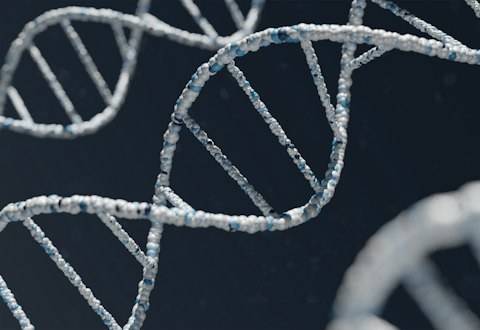
#> input picture images/dna-1.jpg, 480 x 330 px, given in place of 109.webp, which was not available
$ python cover.py
#> lines starting #> are read from the running program, lines starting #| are printed output that depends on the picture
# Behance cover: a Studio-Display-style monitor (thick black bezel, aluminium stand, soft shadow,
# as in the reference) on a motion-blurred photo, its screen showing the
# Foxlytics Projects dashboard cropped so both charts fill it. Drawn at 4x and reduced for clean edges.
import sys, numpy as np
from PIL import Image, ImageDraw, ImageFilter
I = '/tmp/claude-0/-home-user-claude-Ai-website-1/fd49522e-f0ff-52ed-b6c7-08cca43cc4fd/images/'
W, H = 1616, 1264; SS = 2                      # output size; supersampling for the shapes
w, h = W * SS, H * SS

def streak(img, angle=-24, length=0.07):
    """the reference's look: a long diagonal motion blur, as if the camera swept past"""
    big = img.rotate(-angle, Image.BICUBIC, expand=True)
    a = np.asarray(big).astype(np.float32); L = max(3, int(img.width * length)); k = np.ones(L) / L
    from scipy import ndimage
    a = ndimage.convolve1d(a, k, axis=1, mode='reflect')
    out = Image.fromarray(a.clip(0, 255).astype(np.uint8)).rotate(angle, Image.BICUBIC)
    l, t = (out.width - img.width) // 2, (out.height - img.height) // 2
    return out.crop((l, t, l + img.width, t + img.height))

SRC = sys.argv[2] if len(sys.argv) > 2 else None        # another photo, given the same motion blur
# background: the trees, minus the screenshot's dark rounded border; the slider card in the middle is
# replaced by blurred surroundings (the monitor covers it, this only keeps its edges from showing)
bg = Image.open(I + '109.webp').convert('RGB').crop((9, 9, 1447, 793))
a = np.asarray(bg).astype(np.float32)
x0, y0, x1, y1 = 346, 238, 1088, 540                     # card, in the cropped image
fill = np.asarray(bg.filter(ImageFilter.GaussianBlur(60))).astype(np.float32)
for _ in range(3):                                       # pull the surroundings inwards
    a2 = a.copy(); a2[y0:y1, x0:x1] = fill[y0:y1, x0:x1]
    fill = np.asarray(Image.fromarray(a2.clip(0, 255).astype(np.uint8)).filter(ImageFilter.GaussianBlur(40))).astype(np.float32)
#> this loop made 3 passes
#> pass 1, `fill = np.asarray(Image.fromarray(a2.clip(0, 255).astype(np.uint8)).fi..`:
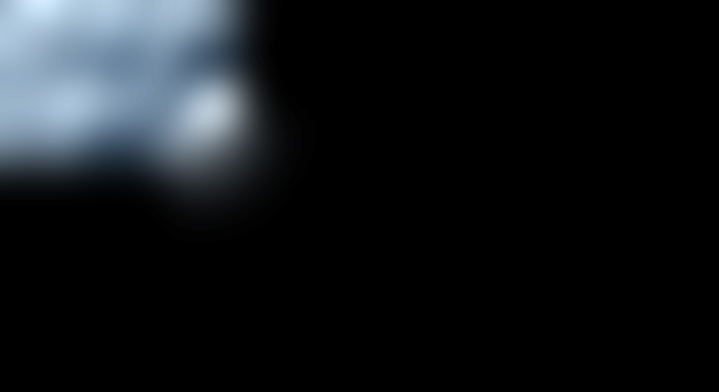
#> fill: shape (784, 1438, 3) float32 (shown at 1/2 size); mean R, G, B 7.3, 8.5, 9.7; drawn with min black and max white
a[y0:y1, x0:x1] = fill[y0:y1, x0:x1]
bg = Image.fromarray(a.clip(0, 255).astype(np.uint8))
if SRC == 'light':                                       # the light studio of the Framer preview
    g = np.linspace(0, 1, 800)[:, None, None]
    bg = Image.fromarray(np.broadcast_to(np.array([236, 237, 237]) * (1 - g) + np.array([246, 246, 245]) * g, (800, 1000, 3)).astype(np.uint8))
elif SRC and '/' in SRC: bg = Image.open(SRC).convert('RGB')       # a photo already shot with motion blur
elif SRC: bg = streak(Image.open(I + SRC).convert('RGB'))
k = max(w / bg.width, h / bg.height)
#> k = 3.22
bg = bg.resize((round(bg.width * k), round(bg.height * k)), Image.LANCZOS)
#> bg: PIL image 4637x2528 RGB
bg = bg.crop(((bg.width - w) // 2, (bg.height - h) // 2, (bg.width - w) // 2 + w, (bg.height - h) // 2 + h))
#> bg: PIL image 3232x2528 RGB
canvas = bg.convert('RGBA')

# monitor geometry (outer bezel 1.74 : 1 like the reference)
MW = int(w * 0.86); MH = int(MW / 1.74); MX = (w - MW) // 2; MY = int(h * 0.12)
BZ = int(MW * 0.017); R = int(MW * 0.016)
NW = int(MW * 0.25); NX = (w - NW) // 2                   # stand column

def layer(): return Image.new('RGBA', (w, h), (0, 0, 0, 0))
# soft shadow behind the monitor and stand
sh = layer(); d = ImageDraw.Draw(sh)
#> after `sh = layer()`: sh: PIL image 3232x2528 RGBA; every value is 0
d.rounded_rectangle((MX + 10 * SS, MY + 30 * SS, MX + MW - 10 * SS, MY + MH + 40 * SS), R, fill=(0, 0, 0, 120))
d.rectangle((NX + 6 * SS, MY + MH, NX + NW + 30 * SS, h), fill=(0, 0, 0, 70))
sh = sh.filter(ImageFilter.GaussianBlur(36 * SS)); canvas.alpha_composite(sh)
#> after `sh = sh.filter(ImageFilter.GaussianBlur(36 * SS))`:
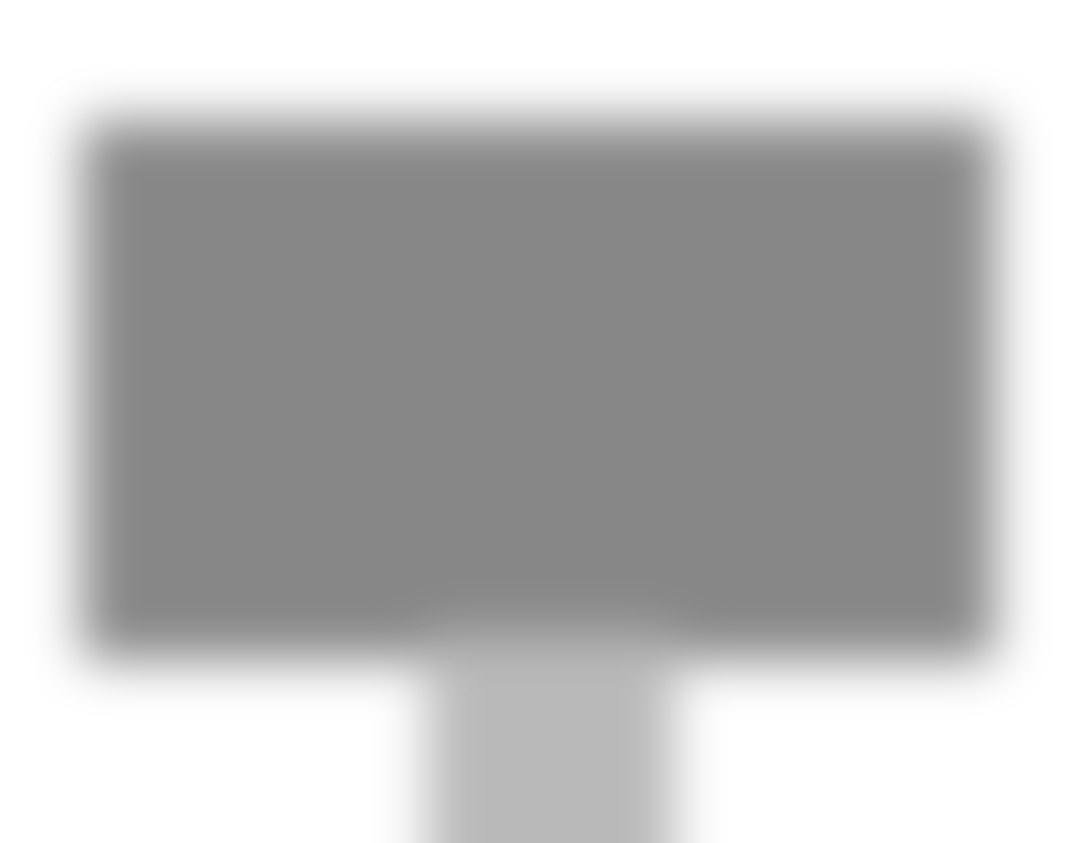
#> sh: PIL image 3232x2528 RGBA (shown at 1/3 size); mean R, G, B, A 0, 0, 0, 68.2; transparent parts drawn white

# light studio only: the floor brightens to white below the monitor, as in the reference
def floor():
    f = np.zeros((h, w, 4), np.uint8); f[..., :3] = 252
    yy = np.linspace(0, 1, h)[:, None]
    f[..., 3] = (np.clip((yy - 0.74) / 0.26, 0, 1) ** 1.3 * 235).astype(np.uint8)
    return Image.fromarray(f)
if SRC == 'light': canvas.alpha_composite(floor())

# stand column: brushed aluminium, darker just under the monitor
st = np.zeros((h - MY - MH, NW, 4), np.float32)
xs = np.linspace(0, 1, NW)[None, :]; ys = np.linspace(0, 1, h - MY - MH)[:, None]
tone = 206 + 22 * np.sin(np.pi * xs) - 34 * np.exp(-ys * 9) + 18 * ys
st[..., 0] = tone; st[..., 1] = tone + 1; st[..., 2] = tone + 3; st[..., 3] = 255
st[:, :2 * SS, :3] *= 0.86; st[:, -2 * SS:, :3] *= 0.86          # edges
canvas.alpha_composite(Image.fromarray(st.clip(0, 255).astype(np.uint8)), (NX, MY + MH))
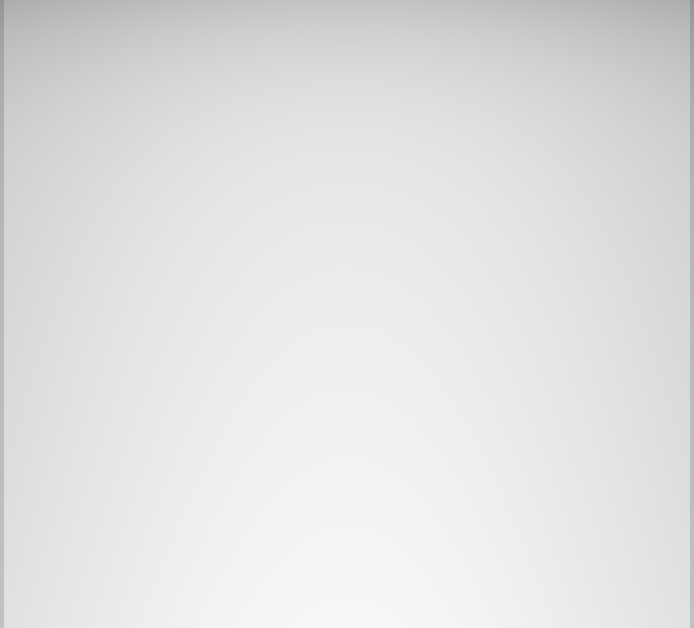
#> st: shape (628, 694, 4) float32; mean R, G, B, A 224.8, 225.8, 227.9, 255.8
if SRC == 'light': canvas.alpha_composite(floor())                  # the stand fades into the floor light

# bezel
bz = layer(); d = ImageDraw.Draw(bz)
d.rounded_rectangle((MX, MY, MX + MW, MY + MH), R, fill=(14, 14, 15, 255))
d.rounded_rectangle((MX + 2 * SS, MY + 2 * SS, MX + MW - 2 * SS, MY + MH - 2 * SS), R - 2 * SS, outline=(58, 58, 60, 255), width=SS)
canvas.alpha_composite(bz)
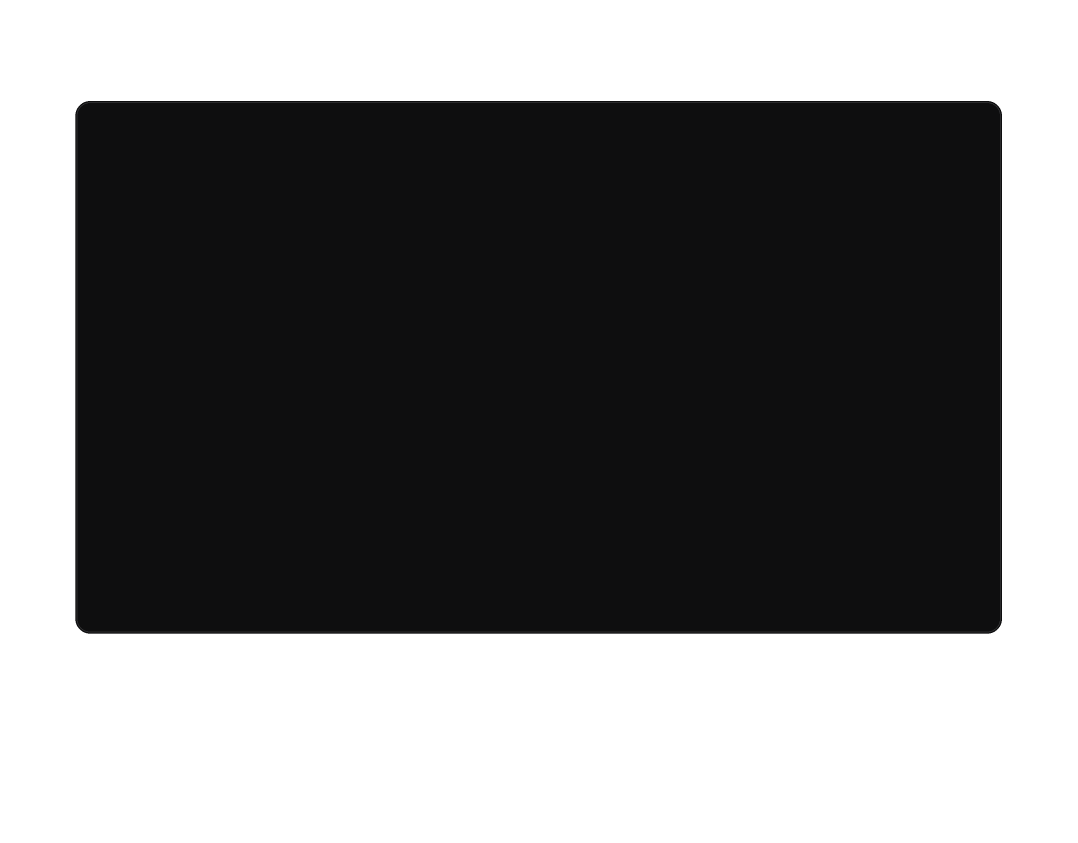
#> bz: PIL image 3232x2528 RGBA (shown at 1/3 size); mean R, G, B, A 7.7, 7.7, 8.2, 138.6; transparent parts drawn white

# screen: the dashboard from the section titles down through both charts and their legends
SX0, SY0, SX1, SY1 = MX + BZ, MY + BZ, MX + MW - BZ, MY + MH - BZ
sw, sh_ = SX1 - SX0, SY1 - SY0
dash = Image.open(I + '110.jpg').convert('RGB')
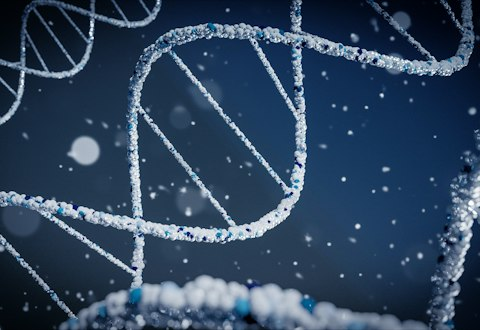
#> input picture images/dna-10.jpg, 480 x 330 px, given in place of 110.jpg, which was not available
#> dash is the input picture: PIL image 480x330 RGB; mean R, G, B 48.2, 69.7, 94.3
cw = dash.width; ch = round(cw * sh_ / sw)
#> after `cw = dash.width`: cw = 480
#> after `ch = round(cw * sh_ / sw)`: ch = 269
top = 590                                                           # just above "Deadline Risk Readar"
scr = dash.crop((0, top, cw, top + ch)).resize((sw, sh_), Image.LANCZOS).convert('RGBA')
mask = Image.new('L', (sw, sh_), 0); ImageDraw.Draw(mask).rounded_rectangle((0, 0, sw - 1, sh_ - 1), 3 * SS, fill=255)
#> after `mask = Image.new('L', (sw, sh_), 0)`: mask: PIL image 2685x1503 L; every value is 0
#> after `ImageDraw.Draw(mask).rounded_rectangle((0, 0, sw - 1, sh_ - 1), 3 * SS`:
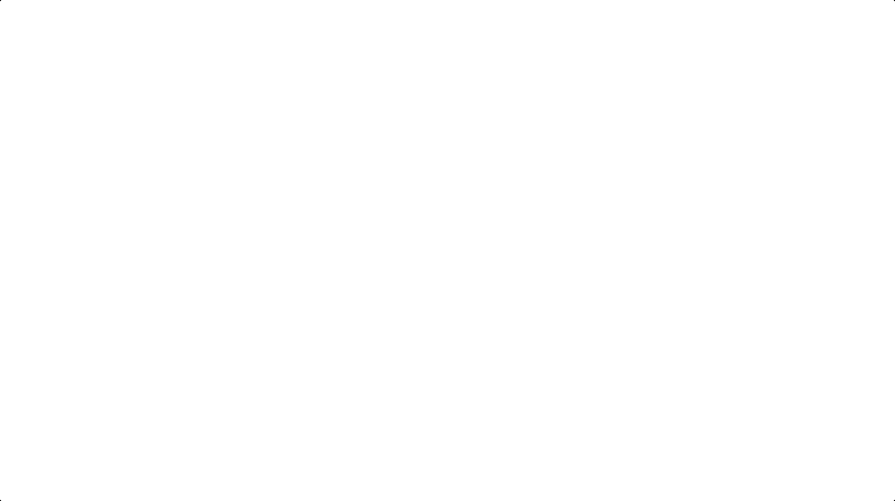
#> mask: PIL image 2685x1503 L (shown at 1/3 size); 100% white; 4 black regions (4 under 20 px)
canvas.paste(scr, (SX0, SY0), mask)
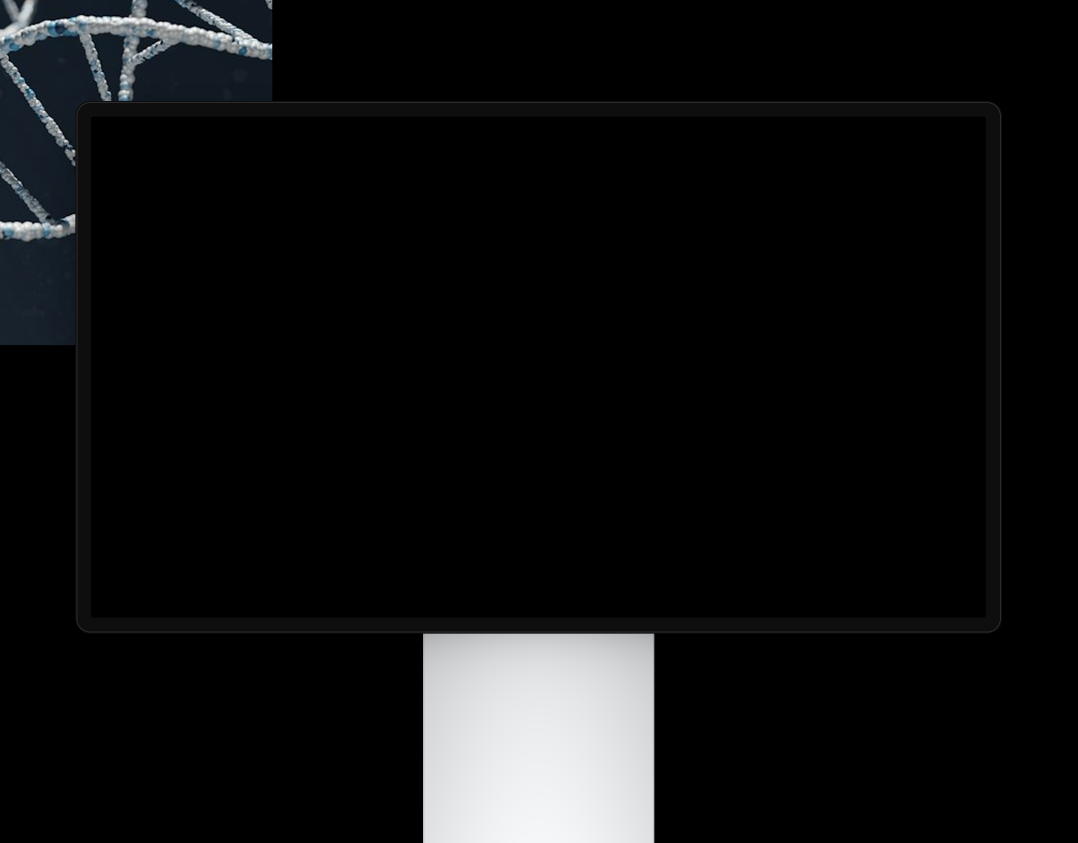
#> canvas: PIL image 3232x2528 RGBA (shown at 1/3 size); mean R, G, B, A 15.2, 15.7, 16.3, 255

# glass: a faint diagonal sheen across the upper left of the screen
g = np.zeros((sh_, sw, 4), np.float32); gx = np.linspace(0, 1, sw)[None, :]; gy = np.linspace(0, 1, sh_)[:, None]
g[..., :3] = 255; g[..., 3] = np.clip(1 - (gx * 0.9 + gy * 1.1) / 0.9, 0, 1) ** 2 * 26
canvas.alpha_composite(Image.fromarray(g.astype(np.uint8)), (SX0, SY0))

out = canvas.convert('RGB').resize((W, H), Image.LANCZOS)
#> (the run stopped early here; a loop or call above may not have finished)
